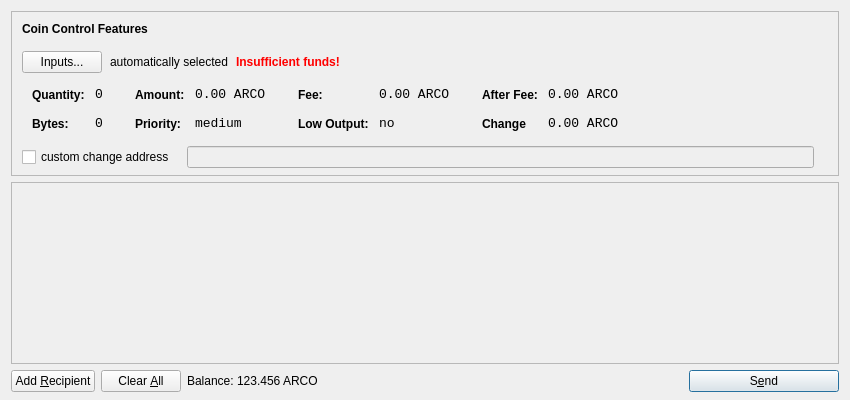
<?xml version="1.0" encoding="UTF-8"?>
<ui version="4.0">
 <class>SendCoinsDialog</class>
 <widget class="QDialog" name="SendCoinsDialog">
  <property name="geometry">
   <rect>
    <x>0</x>
    <y>0</y>
    <width>850</width>
    <height>400</height>
   </rect>
  </property>
  <property name="windowTitle">
   <string>Send Coins</string>
  </property>
  <layout class="QVBoxLayout" name="verticalLayout" stretch="0,1,0">
   <property name="bottomMargin">
    <number>8</number>
   </property>
   <item>
    <widget class="QFrame" name="frameCoinControl">
     <property name="sizePolicy">
      <sizepolicy hsizetype="Expanding" vsizetype="Expanding">
       <horstretch>0</horstretch>
       <verstretch>0</verstretch>
      </sizepolicy>
     </property>
     <property name="maximumSize">
      <size>
       <width>16777215</width>
       <height>16777215</height>
      </size>
     </property>
     <property name="frameShape">
      <enum>QFrame::StyledPanel</enum>
     </property>
     <property name="frameShadow">
      <enum>QFrame::Sunken</enum>
     </property>
     <layout class="QVBoxLayout" name="verticalLayoutCoinControl2">
      <property name="spacing">
       <number>-1</number>
      </property>
      <property name="leftMargin">
       <number>0</number>
      </property>
      <property name="topMargin">
       <number>0</number>
      </property>
      <property name="rightMargin">
       <number>0</number>
      </property>
      <property name="bottomMargin">
       <number>6</number>
      </property>
      <item>
       <layout class="QVBoxLayout" name="verticalLayoutCoinControl" stretch="0,0,0,0,1">
        <property name="spacing">
         <number>0</number>
        </property>
        <property name="leftMargin">
         <number>10</number>
        </property>
        <property name="topMargin">
         <number>10</number>
        </property>
        <item>
         <layout class="QHBoxLayout" name="horizontalLayoutCoinControl1">
          <property name="bottomMargin">
           <number>15</number>
          </property>
          <item>
           <widget class="QLabel" name="labelCoinControlFeatures">
            <property name="sizePolicy">
             <sizepolicy hsizetype="Preferred" vsizetype="Maximum">
              <horstretch>0</horstretch>
              <verstretch>0</verstretch>
             </sizepolicy>
            </property>
            <property name="font">
             <font>
              <weight>75</weight>
              <bold>true</bold>
             </font>
            </property>
            <property name="styleSheet">
             <string notr="true">font-weight:bold;</string>
            </property>
            <property name="text">
             <string>Coin Control Features</string>
            </property>
           </widget>
          </item>
         </layout>
        </item>
        <item>
         <layout class="QHBoxLayout" name="horizontalLayoutCoinControl2" stretch="0,0,0,0">
          <property name="spacing">
           <number>8</number>
          </property>
          <property name="bottomMargin">
           <number>10</number>
          </property>
          <item>
           <widget class="QPushButton" name="pushButtonCoinControl">
            <property name="styleSheet">
             <string notr="true"/>
            </property>
            <property name="text">
             <string>Inputs...</string>
            </property>
           </widget>
          </item>
          <item>
           <widget class="QLabel" name="labelCoinControlAutomaticallySelected">
            <property name="text">
             <string>automatically selected</string>
            </property>
            <property name="margin">
             <number>5</number>
            </property>
           </widget>
          </item>
          <item>
           <widget class="QLabel" name="labelCoinControlInsuffFunds">
            <property name="font">
             <font>
              <weight>75</weight>
              <bold>true</bold>
             </font>
            </property>
            <property name="styleSheet">
             <string notr="true">color:red;font-weight:bold;</string>
            </property>
            <property name="text">
             <string>Insufficient funds!</string>
            </property>
            <property name="margin">
             <number>5</number>
            </property>
           </widget>
          </item>
          <item>
           <spacer name="horizontalSpacerCoinControl">
            <property name="orientation">
             <enum>Qt::Horizontal</enum>
            </property>
            <property name="sizeHint" stdset="0">
             <size>
              <width>40</width>
              <height>1</height>
             </size>
            </property>
           </spacer>
          </item>
         </layout>
        </item>
        <item>
         <widget class="QWidget" name="widgetCoinControl" native="true">
          <property name="sizePolicy">
           <sizepolicy hsizetype="Preferred" vsizetype="Preferred">
            <horstretch>0</horstretch>
            <verstretch>0</verstretch>
           </sizepolicy>
          </property>
          <property name="minimumSize">
           <size>
            <width>0</width>
            <height>0</height>
           </size>
          </property>
          <property name="styleSheet">
           <string notr="true"/>
          </property>
          <layout class="QHBoxLayout" name="horizontalLayoutCoinControl5">
           <property name="margin">
            <number>0</number>
           </property>
           <item>
            <layout class="QHBoxLayout" name="horizontalLayoutCoinControl3" stretch="0,0,0,1">
             <property name="spacing">
              <number>20</number>
             </property>
             <property name="topMargin">
              <number>0</number>
             </property>
             <property name="bottomMargin">
              <number>10</number>
             </property>
             <item>
              <layout class="QFormLayout" name="formLayoutCoinControl1">
               <property name="horizontalSpacing">
                <number>10</number>
               </property>
               <property name="verticalSpacing">
                <number>14</number>
               </property>
               <property name="leftMargin">
                <number>10</number>
               </property>
               <property name="topMargin">
                <number>4</number>
               </property>
               <property name="rightMargin">
                <number>6</number>
               </property>
               <item row="0" column="0">
                <widget class="QLabel" name="labelCoinControlQuantityText">
                 <property name="styleSheet">
                  <string notr="true">font-weight:bold;</string>
                 </property>
                 <property name="text">
                  <string>Quantity:</string>
                 </property>
                 <property name="margin">
                  <number>0</number>
                 </property>
                </widget>
               </item>
               <item row="0" column="1">
                <widget class="QLabel" name="labelCoinControlQuantity">
                 <property name="font">
                  <font>
                   <family>Monospace</family>
                   <pointsize>10</pointsize>
                  </font>
                 </property>
                 <property name="cursor">
                  <cursorShape>IBeamCursor</cursorShape>
                 </property>
                 <property name="contextMenuPolicy">
                  <enum>Qt::ActionsContextMenu</enum>
                 </property>
                 <property name="text">
                  <string>0</string>
                 </property>
                 <property name="margin">
                  <number>0</number>
                 </property>
                 <property name="textInteractionFlags">
                  <set>Qt::LinksAccessibleByMouse|Qt::TextSelectableByKeyboard|Qt::TextSelectableByMouse</set>
                 </property>
                </widget>
               </item>
               <item row="1" column="0">
                <widget class="QLabel" name="labelCoinControlBytesText">
                 <property name="styleSheet">
                  <string notr="true">font-weight:bold;</string>
                 </property>
                 <property name="text">
                  <string>Bytes:</string>
                 </property>
                </widget>
               </item>
               <item row="1" column="1">
                <widget class="QLabel" name="labelCoinControlBytes">
                 <property name="font">
                  <font>
                   <family>Monospace</family>
                   <pointsize>10</pointsize>
                  </font>
                 </property>
                 <property name="cursor">
                  <cursorShape>IBeamCursor</cursorShape>
                 </property>
                 <property name="contextMenuPolicy">
                  <enum>Qt::ActionsContextMenu</enum>
                 </property>
                 <property name="text">
                  <string>0</string>
                 </property>
                 <property name="textInteractionFlags">
                  <set>Qt::LinksAccessibleByMouse|Qt::TextSelectableByKeyboard|Qt::TextSelectableByMouse</set>
                 </property>
                </widget>
               </item>
              </layout>
             </item>
             <item>
              <layout class="QFormLayout" name="formLayoutCoinControl2">
               <property name="horizontalSpacing">
                <number>10</number>
               </property>
               <property name="verticalSpacing">
                <number>14</number>
               </property>
               <property name="leftMargin">
                <number>6</number>
               </property>
               <property name="topMargin">
                <number>4</number>
               </property>
               <property name="rightMargin">
                <number>6</number>
               </property>
               <item row="0" column="0">
                <widget class="QLabel" name="labelCoinControlAmountText">
                 <property name="styleSheet">
                  <string notr="true">font-weight:bold;</string>
                 </property>
                 <property name="text">
                  <string>Amount:</string>
                 </property>
                 <property name="margin">
                  <number>0</number>
                 </property>
                </widget>
               </item>
               <item row="0" column="1">
                <widget class="QLabel" name="labelCoinControlAmount">
                 <property name="font">
                  <font>
                   <family>Monospace</family>
                   <pointsize>10</pointsize>
                  </font>
                 </property>
                 <property name="cursor">
                  <cursorShape>IBeamCursor</cursorShape>
                 </property>
                 <property name="contextMenuPolicy">
                  <enum>Qt::ActionsContextMenu</enum>
                 </property>
                 <property name="text">
                  <string notr="true">0.00 ARCO</string>
                 </property>
                 <property name="textInteractionFlags">
                  <set>Qt::LinksAccessibleByMouse|Qt::TextSelectableByKeyboard|Qt::TextSelectableByMouse</set>
                 </property>
                </widget>
               </item>
               <item row="1" column="0">
                <widget class="QLabel" name="labelCoinControlPriorityText">
                 <property name="styleSheet">
                  <string notr="true">font-weight:bold;</string>
                 </property>
                 <property name="text">
                  <string>Priority:</string>
                 </property>
                </widget>
               </item>
               <item row="1" column="1">
                <widget class="QLabel" name="labelCoinControlPriority">
                 <property name="font">
                  <font>
                   <family>Monospace</family>
                   <pointsize>10</pointsize>
                  </font>
                 </property>
                 <property name="cursor">
                  <cursorShape>IBeamCursor</cursorShape>
                 </property>
                 <property name="contextMenuPolicy">
                  <enum>Qt::ActionsContextMenu</enum>
                 </property>
                 <property name="text">
                  <string>medium</string>
                 </property>
                 <property name="textInteractionFlags">
                  <set>Qt::LinksAccessibleByMouse|Qt::TextSelectableByKeyboard|Qt::TextSelectableByMouse</set>
                 </property>
                </widget>
               </item>
              </layout>
             </item>
             <item>
              <layout class="QFormLayout" name="formLayoutCoinControl3">
               <property name="horizontalSpacing">
                <number>10</number>
               </property>
               <property name="verticalSpacing">
                <number>14</number>
               </property>
               <property name="leftMargin">
                <number>6</number>
               </property>
               <property name="topMargin">
                <number>4</number>
               </property>
               <property name="rightMargin">
                <number>6</number>
               </property>
               <item row="0" column="0">
                <widget class="QLabel" name="labelCoinControlFeeText">
                 <property name="styleSheet">
                  <string notr="true">font-weight:bold;</string>
                 </property>
                 <property name="text">
                  <string>Fee:</string>
                 </property>
                 <property name="margin">
                  <number>0</number>
                 </property>
                </widget>
               </item>
               <item row="0" column="1">
                <widget class="QLabel" name="labelCoinControlFee">
                 <property name="font">
                  <font>
                   <family>Monospace</family>
                   <pointsize>10</pointsize>
                  </font>
                 </property>
                 <property name="cursor">
                  <cursorShape>IBeamCursor</cursorShape>
                 </property>
                 <property name="contextMenuPolicy">
                  <enum>Qt::ActionsContextMenu</enum>
                 </property>
                 <property name="text">
                  <string notr="true">0.00 ARCO</string>
                 </property>
                 <property name="textInteractionFlags">
                  <set>Qt::LinksAccessibleByMouse|Qt::TextSelectableByKeyboard|Qt::TextSelectableByMouse</set>
                 </property>
                </widget>
               </item>
               <item row="1" column="0">
                <widget class="QLabel" name="labelCoinControlLowOutputText">
                 <property name="styleSheet">
                  <string notr="true">font-weight:bold;</string>
                 </property>
                 <property name="text">
                  <string>Low Output:</string>
                 </property>
                </widget>
               </item>
               <item row="1" column="1">
                <widget class="QLabel" name="labelCoinControlLowOutput">
                 <property name="font">
                  <font>
                   <family>Monospace</family>
                   <pointsize>10</pointsize>
                  </font>
                 </property>
                 <property name="cursor">
                  <cursorShape>IBeamCursor</cursorShape>
                 </property>
                 <property name="contextMenuPolicy">
                  <enum>Qt::ActionsContextMenu</enum>
                 </property>
                 <property name="text">
                  <string>no</string>
                 </property>
                 <property name="textInteractionFlags">
                  <set>Qt::LinksAccessibleByMouse|Qt::TextSelectableByKeyboard|Qt::TextSelectableByMouse</set>
                 </property>
                </widget>
               </item>
              </layout>
             </item>
             <item>
              <layout class="QFormLayout" name="formLayoutCoinControl4">
               <property name="horizontalSpacing">
                <number>10</number>
               </property>
               <property name="verticalSpacing">
                <number>14</number>
               </property>
               <property name="leftMargin">
                <number>6</number>
               </property>
               <property name="topMargin">
                <number>4</number>
               </property>
               <property name="rightMargin">
                <number>6</number>
               </property>
               <item row="0" column="0">
                <widget class="QLabel" name="labelCoinControlAfterFeeText">
                 <property name="styleSheet">
                  <string notr="true">font-weight:bold;</string>
                 </property>
                 <property name="text">
                  <string>After Fee:</string>
                 </property>
                 <property name="margin">
                  <number>0</number>
                 </property>
                </widget>
               </item>
               <item row="0" column="1">
                <widget class="QLabel" name="labelCoinControlAfterFee">
                 <property name="font">
                  <font>
                   <family>Monospace</family>
                   <pointsize>10</pointsize>
                  </font>
                 </property>
                 <property name="cursor">
                  <cursorShape>IBeamCursor</cursorShape>
                 </property>
                 <property name="contextMenuPolicy">
                  <enum>Qt::ActionsContextMenu</enum>
                 </property>
                 <property name="text">
                  <string notr="true">0.00 ARCO</string>
                 </property>
                 <property name="textInteractionFlags">
                  <set>Qt::LinksAccessibleByMouse|Qt::TextSelectableByKeyboard|Qt::TextSelectableByMouse</set>
                 </property>
                </widget>
               </item>
               <item row="1" column="0">
                <widget class="QLabel" name="labelCoinControlChangeText">
                 <property name="styleSheet">
                  <string notr="true">font-weight:bold;</string>
                 </property>
                 <property name="text">
                  <string>Change</string>
                 </property>
                </widget>
               </item>
               <item row="1" column="1">
                <widget class="QLabel" name="labelCoinControlChange">
                 <property name="font">
                  <font>
                   <family>Monospace</family>
                   <pointsize>10</pointsize>
                  </font>
                 </property>
                 <property name="cursor">
                  <cursorShape>IBeamCursor</cursorShape>
                 </property>
                 <property name="contextMenuPolicy">
                  <enum>Qt::ActionsContextMenu</enum>
                 </property>
                 <property name="text">
                  <string notr="true">0.00 ARCO</string>
                 </property>
                 <property name="textInteractionFlags">
                  <set>Qt::LinksAccessibleByMouse|Qt::TextSelectableByKeyboard|Qt::TextSelectableByMouse</set>
                 </property>
                </widget>
               </item>
              </layout>
             </item>
            </layout>
           </item>
          </layout>
         </widget>
        </item>
        <item>
         <layout class="QHBoxLayout" name="horizontalLayoutCoinControl4" stretch="0,0,0">
          <property name="spacing">
           <number>12</number>
          </property>
          <property name="sizeConstraint">
           <enum>QLayout::SetDefaultConstraint</enum>
          </property>
          <property name="topMargin">
           <number>5</number>
          </property>
          <property name="rightMargin">
           <number>5</number>
          </property>
          <item>
           <widget class="QCheckBox" name="checkBoxCoinControlChange">
            <property name="text">
             <string>custom change address</string>
            </property>
           </widget>
          </item>
          <item>
           <widget class="QLineEdit" name="lineEditCoinControlChange">
            <property name="enabled">
             <bool>false</bool>
            </property>
            <property name="sizePolicy">
             <sizepolicy hsizetype="Expanding" vsizetype="Fixed">
              <horstretch>0</horstretch>
              <verstretch>0</verstretch>
             </sizepolicy>
            </property>
           </widget>
          </item>
          <item>
           <widget class="QLabel" name="labelCoinControlChangeLabel">
            <property name="sizePolicy">
             <sizepolicy hsizetype="Preferred" vsizetype="Expanding">
              <horstretch>0</horstretch>
              <verstretch>0</verstretch>
             </sizepolicy>
            </property>
            <property name="minimumSize">
             <size>
              <width>0</width>
              <height>0</height>
             </size>
            </property>
            <property name="text">
             <string/>
            </property>
            <property name="margin">
             <number>3</number>
            </property>
           </widget>
          </item>
         </layout>
        </item>
        <item>
         <spacer name="verticalSpacerCoinControl">
          <property name="orientation">
           <enum>Qt::Vertical</enum>
          </property>
          <property name="sizeHint" stdset="0">
           <size>
            <width>800</width>
            <height>1</height>
           </size>
          </property>
         </spacer>
        </item>
       </layout>
      </item>
     </layout>
    </widget>
   </item>
   <item>
    <widget class="QScrollArea" name="scrollArea">
     <property name="widgetResizable">
      <bool>true</bool>
     </property>
     <widget class="QWidget" name="scrollAreaWidgetContents">
      <property name="geometry">
       <rect>
        <x>0</x>
        <y>0</y>
        <width>830</width>
        <height>165</height>
       </rect>
      </property>
      <layout class="QVBoxLayout" name="verticalLayout_2">
       <property name="margin">
        <number>0</number>
       </property>
       <item>
        <layout class="QVBoxLayout" name="entries">
         <property name="spacing">
          <number>6</number>
         </property>
        </layout>
       </item>
       <item>
        <spacer name="verticalSpacer">
         <property name="orientation">
          <enum>Qt::Vertical</enum>
         </property>
         <property name="sizeHint" stdset="0">
          <size>
           <width>20</width>
           <height>40</height>
          </size>
         </property>
        </spacer>
       </item>
      </layout>
     </widget>
    </widget>
   </item>
   <item>
    <layout class="QHBoxLayout" name="horizontalLayout">
     <item>
      <widget class="QPushButton" name="addButton">
       <property name="toolTip">
        <string>Send to multiple recipients at once</string>
       </property>
       <property name="text">
        <string>Add &amp;Recipient</string>
       </property>
       <property name="autoDefault">
        <bool>false</bool>
       </property>
      </widget>
     </item>
     <item>
      <widget class="QPushButton" name="clearButton">
       <property name="sizePolicy">
        <sizepolicy hsizetype="Minimum" vsizetype="Fixed">
         <horstretch>0</horstretch>
         <verstretch>0</verstretch>
        </sizepolicy>
       </property>
       <property name="toolTip">
        <string>Remove all transaction fields</string>
       </property>
       <property name="text">
        <string>Clear &amp;All</string>
       </property>
       <property name="autoRepeatDelay">
        <number>300</number>
       </property>
       <property name="autoDefault">
        <bool>false</bool>
       </property>
      </widget>
     </item>
     <item>
      <layout class="QHBoxLayout" name="horizontalLayout_2">
       <property name="spacing">
        <number>3</number>
       </property>
       <item>
        <widget class="QLabel" name="label">
         <property name="sizePolicy">
          <sizepolicy hsizetype="Preferred" vsizetype="Fixed">
           <horstretch>0</horstretch>
           <verstretch>0</verstretch>
          </sizepolicy>
         </property>
         <property name="text">
          <string>Balance:</string>
         </property>
        </widget>
       </item>
       <item>
        <widget class="QLabel" name="labelBalance">
         <property name="sizePolicy">
          <sizepolicy hsizetype="Preferred" vsizetype="Fixed">
           <horstretch>0</horstretch>
           <verstretch>0</verstretch>
          </sizepolicy>
         </property>
         <property name="cursor">
          <cursorShape>IBeamCursor</cursorShape>
         </property>
         <property name="text">
          <string notr="true">123.456 ARCO</string>
         </property>
         <property name="textInteractionFlags">
          <set>Qt::LinksAccessibleByMouse|Qt::TextSelectableByKeyboard|Qt::TextSelectableByMouse</set>
         </property>
        </widget>
       </item>
      </layout>
     </item>
     <item>
      <spacer name="horizontalSpacer">
       <property name="orientation">
        <enum>Qt::Horizontal</enum>
       </property>
       <property name="sizeHint" stdset="0">
        <size>
         <width>40</width>
         <height>20</height>
        </size>
       </property>
      </spacer>
     </item>
     <item>
      <widget class="QPushButton" name="sendButton">
       <property name="minimumSize">
        <size>
         <width>150</width>
         <height>0</height>
        </size>
       </property>
       <property name="toolTip">
        <string>Confirm the send action</string>
       </property>
       <property name="text">
        <string>S&amp;end</string>
       </property>
       <property name="icon">
        <iconset resource="../bitcoin.qrc">
         <normaloff>:/icons/send</normaloff>:/icons/send</iconset>
       </property>
       <property name="default">
        <bool>true</bool>
       </property>
      </widget>
     </item>
    </layout>
   </item>
  </layout>
 </widget>
 <resources>
  <include location="../bitcoin.qrc"/>
 </resources>
 <connections/>
</ui>
